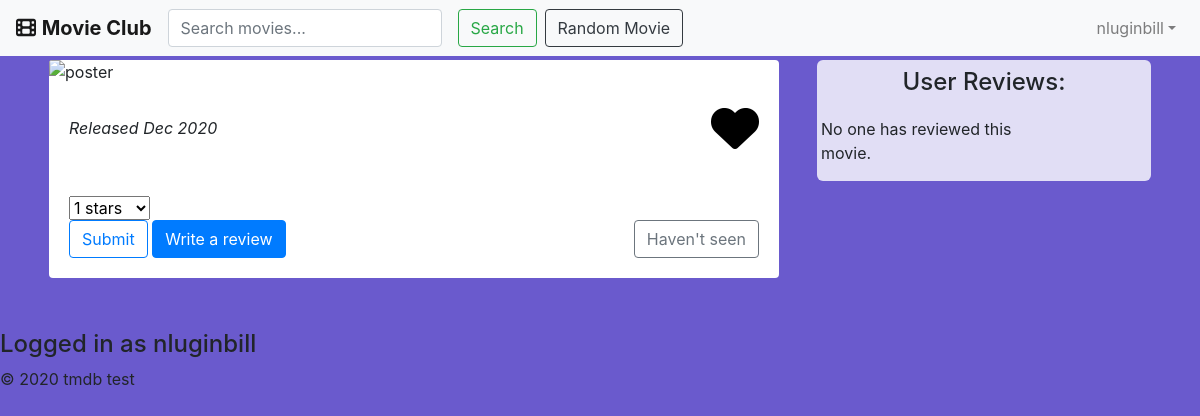
Page /index.php?action=viewMovie&movie=62 (signed in) on the earlier database version.
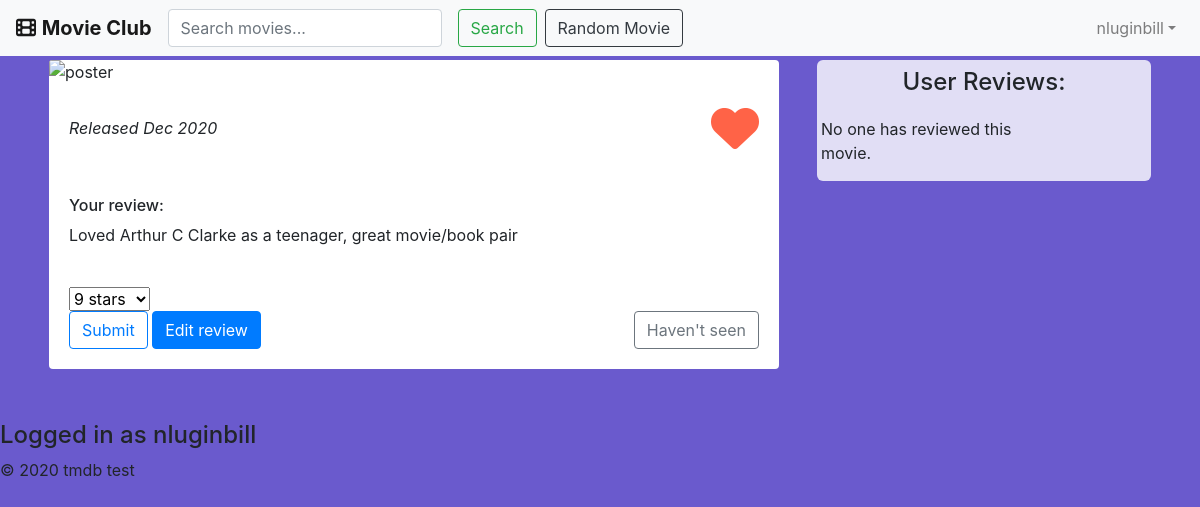
Same page on the later database version.
### tables this page shows
CREATE TABLE `reviews` (
  `reviewID` int(11) NOT NULL,
  `userID` int(11) NOT NULL,
  `tmdbID` int(11) NOT NULL,
  `reviewDate` date NOT NULL DEFAULT current_timestamp(),
  `review` varchar(1000) NOT NULL
);

CREATE TABLE `ratings` (
  `ratingID` int(11) NOT NULL,
  `userID` int(11) NOT NULL,
  `tmdbID` int(12) NOT NULL,
  `ratingDate` date NOT NULL DEFAULT current_timestamp(),
  `rating` int(2) NOT NULL
);

### model/favoriteDB.php (called while the page is built, shortened)
<?php
class FavoriteDB {
    public static function findFavorite($userID, $tmdbID){
        $db = Database::getDB();
        $query = 'SELECT * FROM favorites
                WHERE userID = :userID
                AND tmdbID = :tmdbID';
        $statement = $db->prepare($query);
        $statement->bindValue(":userID", $userID);
        $statement->bindValue(":tmdbID", $tmdbID);
        $statement->execute();
        $row = $statement->fetch();
        if (!$row) {
            return false;
        }
        return true;
    }
}

### model/userDB.php (called while the page is built, shortened)
<?php
class UserDB {
    public static function getUserByUserName($username) {
        $db = Database::getDB();
        $query = 'SELECT * FROM Users
                  WHERE username = :username';
        $statement = $db->prepare($query);
        $statement->bindValue(":username", $username);
        $statement->execute();
        $row = $statement->fetch(PDO::FETCH_ASSOC);
        $user = new User($row['email'], $row['username'], '', $row['proPic']);
        $user->setUserID($row['userID']);
        return $user;
    }
}

### model/movieDB.php (called while the page is built, shortened)
<?php
class MovieDB {
    public static function getMovie($tmdbID) {
        $db = Database::getDB();
        $query = 'SELECT * FROM moviesgenres mg
                  INNER JOIN genres g ON mg.genreID = g.genreID
                  WHERE movieID = :tmdbID';
        $statement = $db->prepare($query);
        $statement->bindValue(":tmdbID", $tmdbID);
        $statement->execute();
        $rows = $statement->fetchAll();
        $genres = array();
        if ($rows !== false) {
            for ($i = 0; $i < count($rows); $i++) {
                $genre = new Genre($rows[$i]['genreID'], $rows[$i]['name']);
                array_push($genres, $genre);
            }
        }
        $query = 'SELECT * FROM movies
                  WHERE tmdbID = :tmdbID';
        $statement = $db->prepare($query);
        $statement->bindValue(":tmdbID", $tmdbID);
        $statement->execute();
        $row = $statement->fetch();
        $movie = false;
        if ($row !== false) {
            $movie = new Movie($tmdbID, $row['title'], $row['overview'], $row['poster'], $genres);
        }
        return $movie;
    }
}

### model/reviewDB.php (called while the page is built, shortened)
<?php
class reviewDB {
    public static function getUserReviewByTmdbID($user, $tmdbID) {
        $db = Database::getDB();
        $query = 'SELECT * FROM reviews
                  WHERE userID = :userID
                  AND tmdbID = :tmdbID';
        $statement = $db->prepare($query);
        $statement->bindValue(":userID", $user->getUserID());
        $statement->bindValue(":tmdbID", $tmdbID);
        $statement->execute();
        $row = $statement->fetch();
        $movie = MovieDB::getMovie($tmdbID);
        $review = null;
        if (!empty($row)) {
            $review = new Review($row['userID'], $row['tmdbID'], $row['review'], $movie);
            $review->setReviewID($row['reviewID']);
            $review->setReviewDate($row['reviewDate']);
        }
        return $review;
    }
}

### model/user.php (called while the page is built, shortened)
<?php
class User {
    private $userID, $email, $username, $password, $proPic;
    public function getUserID() {
        return $this->userID;
    }
    function setUserID($userID): void {
        $this->userID = $userID;
    }
}

### model/review.php (called while the page is built, shortened)
<?php
class Review {
    private $reviewID, $userID, $tmdbID, $reviewDate, $review, $movie;
    function __construct($userID, $tmdbID, $review, $movie) {
        $this->review = $review;
    }
    function getReview() {
        return $this->review;
    }
}

### model/ratingDB.php (called while the page is built, shortened)
<?php
class RatingDB {
    public static function getUserRatingByTmdbID($user, $tmdbID) {
        $db = Database::getDB();
        $query = 'SELECT * FROM ratings
                  WHERE userID = :userID
                  AND tmdbID = :tmdbID';
        $statement = $db->prepare($query);
        $statement->bindValue(":userID", $user->getUserID());
        $statement->bindValue(":tmdbID", $tmdbID);
        $statement->execute();
        $row = $statement->fetch();
        $movie = MovieDB::getMovie($tmdbID);
        $rating = null;
        if (!empty($row)) {
            $rating = new Rating($row['userID'], $row['tmdbID'], $row['rating'], $movie);
            $rating->setRatingID($row['ratingID']);
            $rating->setRatingDate($row['ratingDate']);
        }
        return $rating;
    }
}

### model/rating.php (called while the page is built, shortened)
<?php
class Rating {
    private $ratingID, $userID, $tmdbID, $ratingDate, $rating, $movie;
    function __construct($userID, $tmdbID, $rating, $movie) {
        $this->rating = $rating;
    }
    function getRating() {
        return $this->rating;
    }
}

### main/movie.php (the view, shortened to what the changed rows need)
<?php include 'view/header.php'; ?>
<div class="container">
    <div class="row">
        <div class="col-sm-8 m-1">
            <div class="card";>
                <div class="card-body">
                    <?php if ($_SESSION['loginUser'] !== 'defaultUser') { ?>
                        <a href="index.php?action=<?php echo $favString ?>&movie=<?php echo $movie['id'] ?>">
                            <i class="fas fa-heart fa-3x heart float-right <?php echo $favString ?>">
                            </i>
                        </a>
                    <?php } ?>
                </div>
                <?php if ($_SESSION['loginUser'] !== 'defaultUser') { ?>
                    <?php if ($userReview !== false) { ?>
                        <div class="card-body">
                            <h6>Your review:</h6>
                            <p class="card-text"><?php echo $userReview->getReview(); ?></p>
                        </div>
                    <?php } ?>
                    <div class="card-body">
                        <form method="post" action="index.php">
                            <select id="ddRating" name="rating">
                                <?php for ($i = 0; $i < 10; $i++) { ?>
                                    <option value="<?php echo $i + 1 ?>"
                                    <?php if ($userRating !== false) { ?>
                                        <?php if ($i + 1 === intval($userRating->getRating())) echo 'selected'; ?>
                                    <?php } ?>
                                            ><?php echo $i + 1 ?> stars</option>
                                        <?php } ?>
                            </select>
                            <br>
                            <input class="btn btn-outline-primary" type="submit" value="Submit">
                            <a href="#collapseTxtReview" class="btn btn-primary mr-auto"
                               data-toggle="collapse"role="button" aria-expanded="false"
                               aria-controls="collapseTxtReview">
                                   <?php if ($userReview !== false) { ?>
                                    Edit review
                                <?php } else { ?>
                                    Write a review
                                <?php } ?>
                            </a>
                            <a href="index.php?action=rater" class="btn btn-outline-secondary float-right">Haven't seen</a>
                        </form>
                    </div>
                <?php } ?>
            </div>
        </div>
    </div>
</div>
<?php include 'view/footer.php'; ?>

Differences in the rows shown:
added reviews: review "Loved Arthur C Clarke as a teenager, great movie/book pair"
added ratings: rating "9 stars"
Other differences:
form field rating: "1 stars" → (not shown)
text no longer shown: "Write a review"
text now shown: "Your review: Edit review"
